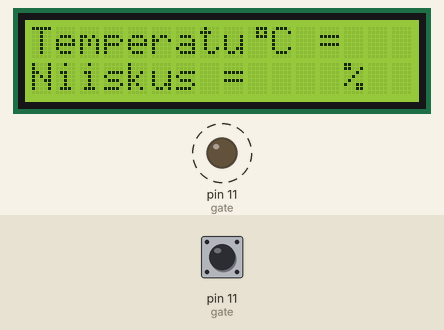
Bench run of a sketch on a simulated Arduino Uno, built with avr-gcc and run on an emulated ATmega328P. Parts: 16×2 character LCD, output pins drawn as LEDs (lit = HIGH). Dashed ring = blinking. Inputs (shaded band) come from the test bench; at power-on: pin 11 (gate) HIGH.

Above: at 0.2 s.
Timing chart, 0 to 130.0 s (numbered marks = the images above):
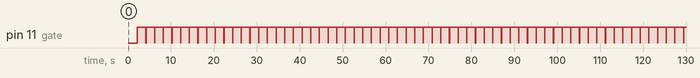

Measured:
- by itself, pin 11 (gate): alternates HIGH for 2.0 s and LOW for 0.02 s

The sketch:

Arduino_ilmajaam.ino
```cpp
#include <LiquidCrystal_I2C.h>
LiquidCrystal_I2C lcd(0x27,16,2);  // set the LCD address to 0x27 for a 16 chars and 2 line display
byte degree_symbol[8] =
              {
                0b00111,
                0b00101,
                0b00111,
                0b00000,
                0b00000,
                0b00000,
                0b00000,
                0b00000
              };
int gate=11;
volatile unsigned long duration=0;
unsigned char i[5];
unsigned int j[40];
unsigned char value=0;
unsigned answer=0;

int z=0;
int b=1;

void setup()
{
 lcd.init();
 lcd.init();
 lcd.backlight();
 lcd.print("Temperatuur = ");
 lcd.setCursor(0,1);
 lcd.print("Niiskus = ");
 lcd.createChar(1, degree_symbol);
 lcd.setCursor(9,0);
 lcd.write(1);
 lcd.print("C");
 lcd.setCursor(13,1);
 lcd.print("%");
}

void loop()
{

 delay(1000);
 while(1)
 {
  delay(1000);
  pinMode(gate,OUTPUT);
  digitalWrite(gate,LOW);
  delay(20);
  digitalWrite(gate,HIGH);
  pinMode(gate,INPUT_PULLUP);


  duration=pulseIn(gate, LOW);

  if(duration <= 84 && duration >= 72)
  {
      while(1)
      {
        duration=pulseIn(gate, HIGH);

        if(duration <= 26 && duration >= 20){
        value=0;}

        else if(duration <= 74 && duration >= 65){
        value=1;}

        else if(z==40){
        break;}

        i[z/8]|=value<<(7- (z%8));
        j[z]=value;
        z++;
      }
    }

answer=i[0]+i[1]+i[2]+i[3];

if(answer==i[4] && answer!=0)
{
lcd.setCursor(7,0);
lcd.print(i[2]);
lcd.setCursor(11,1);
lcd.print(i[0]);
}

z=0;

i[0]=i[1]=i[2]=i[3]=i[4]=0;
 }
}
```
